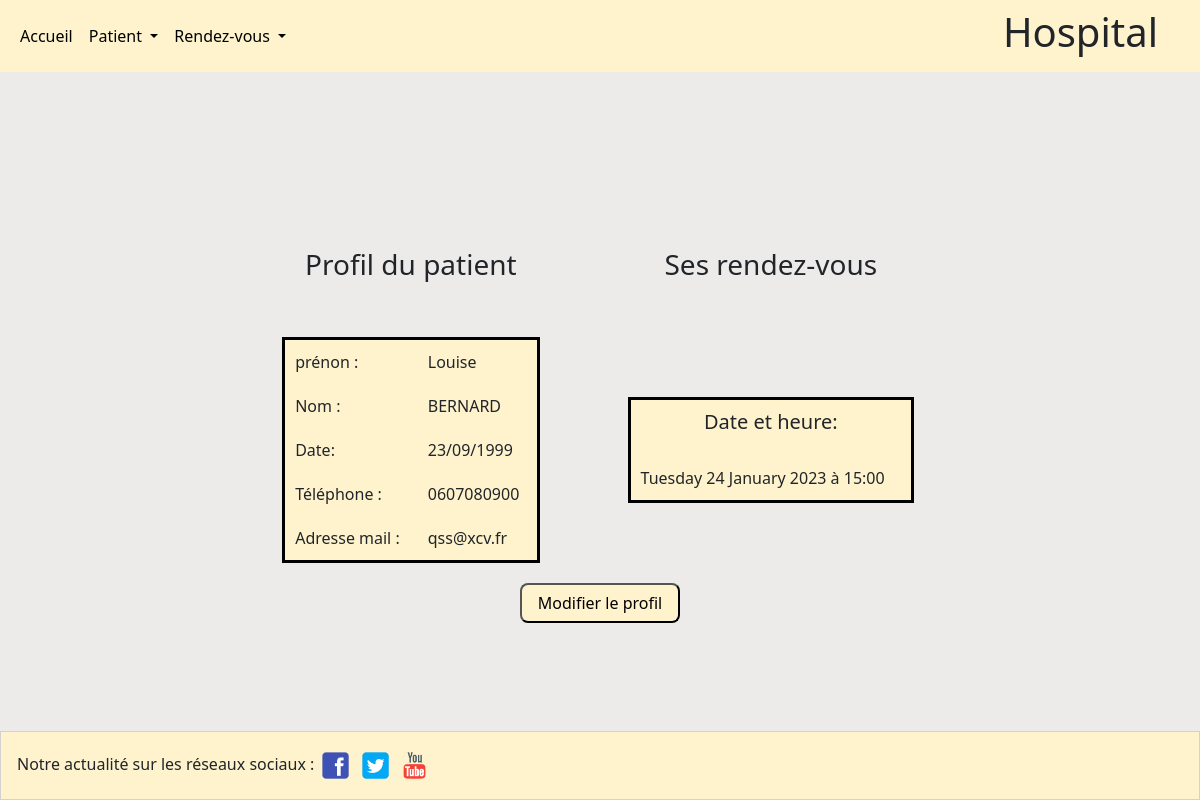
The page /Vues/profil.php?id=5 on the database its author committed.
### tables this page shows
CREATE TABLE `patients` (
  `id` int(11) NOT NULL,
  `lastname` varchar(25) NOT NULL,
  `firstname` varchar(25) NOT NULL,
  `birthdate` date NOT NULL,
  `phone` varchar(25) DEFAULT NULL,
  `mail` varchar(100) NOT NULL
);

CREATE TABLE `appointments` (
  `id` int(11) NOT NULL,
  `dateHour` datetime NOT NULL,
  `idPatients` int(11) NOT NULL
);

### Process/Profil.php (called while the page is built)
<?php
    include('connexion.php');
    $id = $_GET['id'];
    $statement = $mysqlConnection->prepare('SELECT * FROM patients WHERE id=:id');
    $statement->execute(['id' => $id]);
    $patient = $statement->fetch();

### Process/Rdvpatient.php (called while the page is built)
<?php
include('connexion.php');
$id = $_GET['id'];
$stmts = $mysqlConnection->prepare('SELECT dateHour FROM appointments WHERE idPatients= :id');
$stmts->execute(
    array(
        ':id' => intval($id)
    )
);
$patientss = $stmts->fetchALl();

### Vues/profil.php (the view, shortened to what this page needs)
<?php
include('../Utils/header.php');
include('../Process/Profil.php');
?>
<section class='td2'>
    <table class='tabcenter2'>
        <tr>
            <td>
                <h2>Profil du patient</h2>
            </td>
            <td>
                <h2>Ses rendez-vous</h2>
            </td>
        </tr>
        <tr>
            <td>
                <table class='tabcenter3 '>
                    <tr>
                        <td>
                            prénon :
                        </td>
                        <td>
                            <?= $patient['firstname'] ?>
                        </td>
                    </tr>
                    <tr>
                        <td>
                            Nom :
                        </td>
                        <td>
                            <?= $patient['lastname'] ?>
                        </td>
                    </tr>
                    <tr>
                        <td>
                            Date:
                        </td>
                        <td>
                            <?= $birthdate_fr = date("d/m/Y", strtotime($patient['birthdate'])); ?>
                        </td>
                    </tr>
                    <tr>
                        <td>
                            Téléphone :
                        </td>
                        <td>
                            <?= $patient['phone'] ?>
                        </td>
                    </tr>
                    <tr>
                        <td>
                            Adresse mail :
                        </td>
                        <td>
                            <?= $patient['mail'] ?>
                        </td>
                    </tr>
                </table>
            </td>
            <td>
                <table class='tabcenter3'>
                    <?php
                    include('../Process/Rdvpatient.php');
                    ?>
                    <td class="td">
                        <h5 style="text-align: center;">Date et heure:</h5><br>
                        <?php
                        if (empty($patientss)) {
                            echo "Aucun rendez-vous";
                        } else {
                            foreach ($patientss as $patien) {
                                $date = new DateTime($patien['dateHour']);
                                echo strftime("%A %d %B %Y à %H:%M", $date->getTimestamp()) . "<br>";
                            }
                        }
                        ?>
                    </td>
                </table>
            </td>
        </tr>
    </table>
    <button class='button' onclick="showform()">Modifier le profil</button>
</section>
<?php
include('../Utils/footer.php');
?>

### Utils/mep.css (style rules this page uses)
body { margin: 0px; padding: 0px; width: 100%; height: 100%; background-color: rgb(237, 234, 234); }
.tabcenter2 { margin-left: auto; margin-right: auto; margin-top: 16px; width: 60%; }
.tabcenter3 { margin-left: auto; margin-right: auto; margin-top: 20px; background-color: #fff3cd; border: 3px solid black; width: 80%; }
.td { width: 25%; padding: 8px; }
.td2 table tr td { padding: 10px; }
h2 { display: flex; margin-top: 150px; margin-bottom: 15px; justify-content: center; align-items: center; font-size: 28px; }
button { border-radius: 8px; }
.button { background-color: #fff3cd; display: block; margin: 0 auto; margin-top: 10px; border-radius: 8px; width: 160px; height: 40px; }

### rows shown on the page
patients: firstname "Louise", lastname "BERNARD", birthdate "23/09/1999", phone "0607080900", mail "qss@xcv.fr"
appointments: dateHour "Tuesday 24 January 2023 à 15:00"
